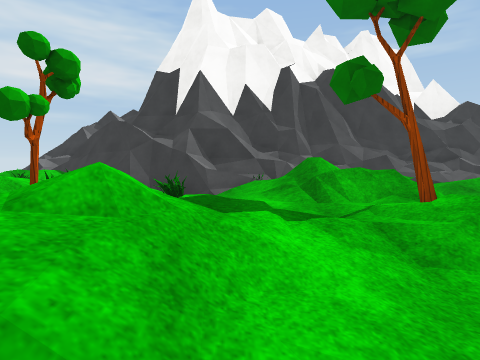
View 1 (above)

12 first-person views from a walk through a 3-D level made in the Unity game engine. The camera is 1.3 m above the floor, tilts 4° down and sees 80° across. The floor is counted in squares, 2 m on a side. Each view is taken from the middle of a square. On the plan, view 1 faces up. The plan holds only what a view shows up to about 9 squares ahead; the rest is blank. The place goes on beyond the plan. Some surface patterns are stand-ins.

View 2
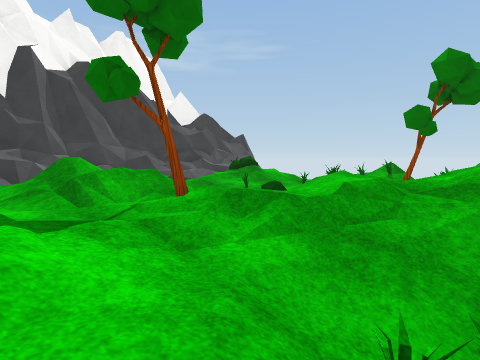

View 3
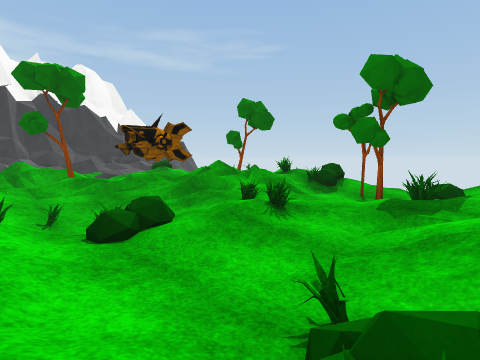

View 4
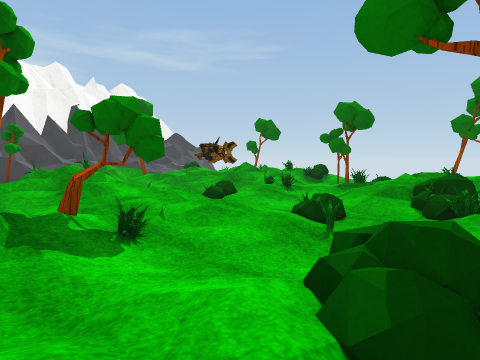

View 5
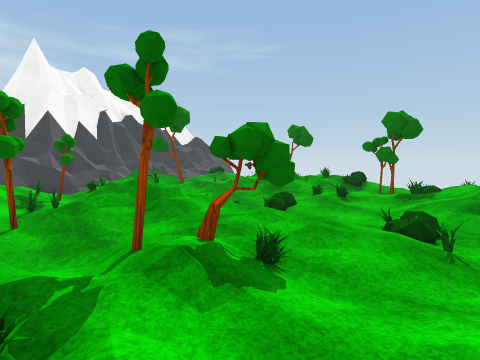

View 6
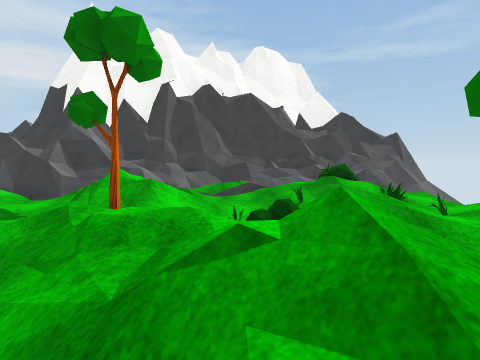

View 7
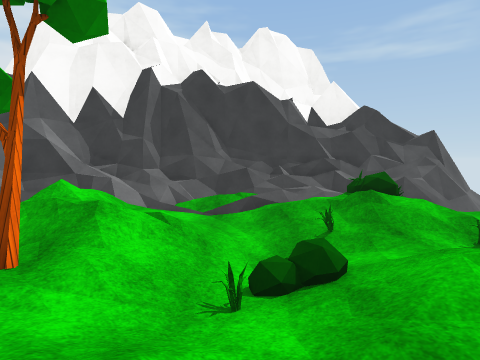

View 8
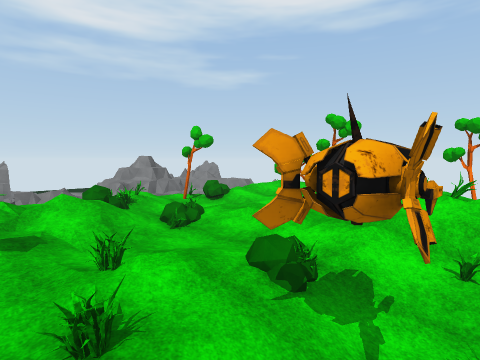

View 9
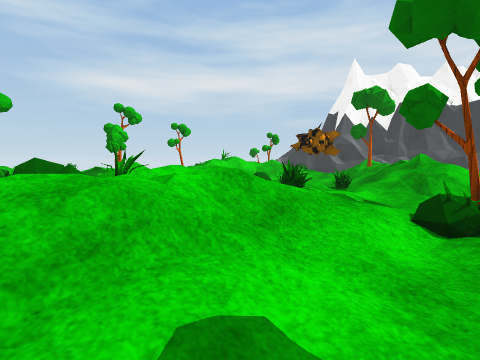

View 10
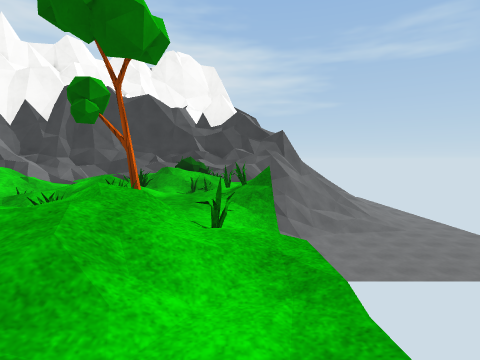

View 11
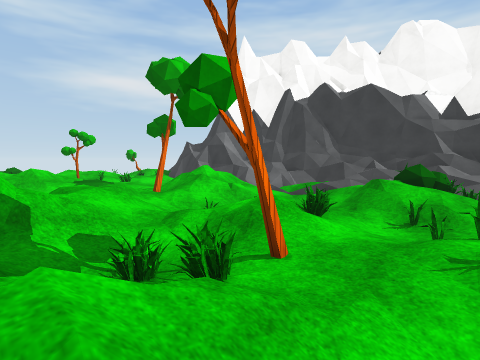

View 12
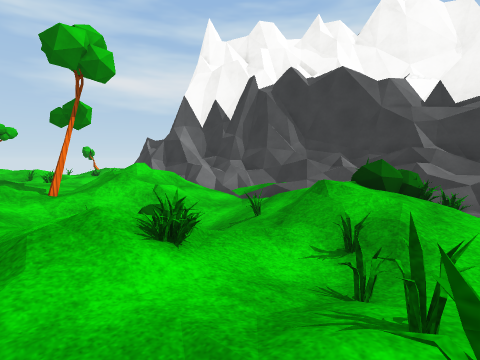

### Floor plan
Key: @ floor where view 1 was taken; # wall or solid block; x gap in a wall; . main floor; : floor 0.25 m higher than the main floor; - floor 0.25 m lower than the main floor; + floor 0.5 m higher than the main floor; _ floor 0.5 m lower than the main floor; * floor 0.75 m higher than the main floor; % floor 1 m higher than the main floor; < floor 3.5 m lower than the main floor; / step, stairs or slope; = window, fence, low wall or low ledge; v drop or lower ground.
Columns run from 5 left of view 1 to 10 right of it. Each row starts with its distance up from view 1.
  9          ######
  8 ##  ######===###
  7  ####==/#=##=-vv
  6    /_////_//=.<<
  5    /-.///////.
  4   /.=:////#.//
  3   /#:/.#///=:=
  2   /./+//////#/
  1   / /////+/=//
  0  /=//@=///=/%/
 -1  /#/////-////:
 -2  ////+=/:=.//.
 -3  /#:+/..=:.#:
 -4  +/#///./=:=:
 -5  :+../=////.+
 -6  ////..=*%/-#x
 -7   /=#//  /:.
 -8
 -9        #=

Where each view was taken, in squares from view 1:
view 1: 0 up, 0 right, facing up
view 2: 0 up, 0 right, facing up-right
view 3: 5 down, 0 right, facing up-right
view 4: 7 down, 3 left, facing up-right
view 5: 6 down, 4 left, facing up-right
view 6: 1 down, 4 right, facing up
view 7: 1 up, 4 right, facing up
view 8: 0 up, 4 right, facing down-left
view 9: 7 down, 6 right, facing up-left
view 10: 2 down, 8 right, facing up
view 11: 0 up, 8 right, facing up-left
view 12: 2 up, 8 right, facing up-left
